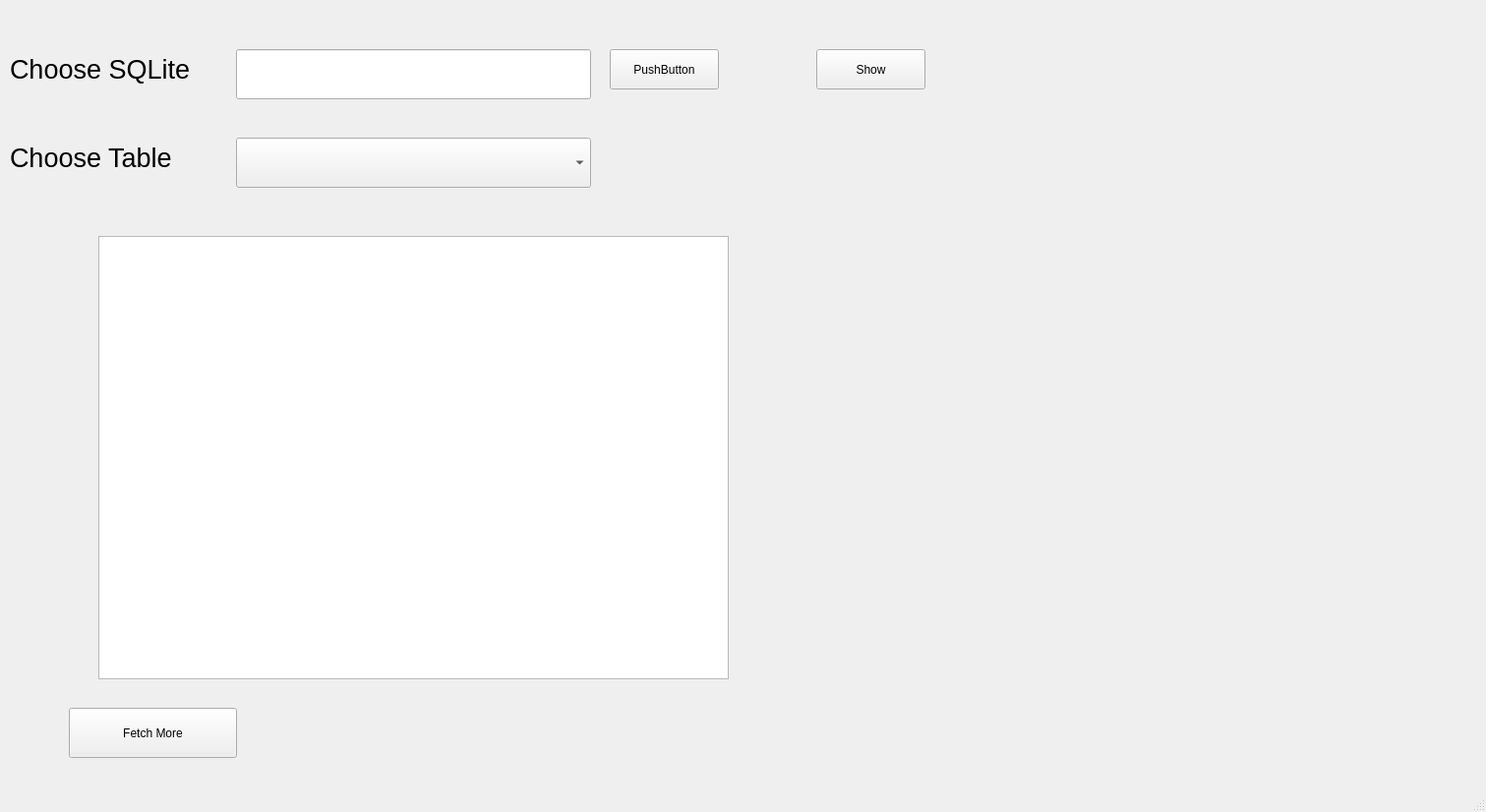
<?xml version="1.0" encoding="UTF-8"?>
<ui version="4.0">
 <class>MainWindow</class>
 <widget class="QMainWindow" name="MainWindow">
  <property name="geometry">
   <rect>
    <x>0</x>
    <y>0</y>
    <width>1511</width>
    <height>826</height>
   </rect>
  </property>
  <property name="windowTitle">
   <string>MainWindow</string>
  </property>
  <widget class="QWidget" name="centralwidget">
   <widget class="QLineEdit" name="lineEditSQLite">
    <property name="geometry">
     <rect>
      <x>240</x>
      <y>50</y>
      <width>361</width>
      <height>51</height>
     </rect>
    </property>
   </widget>
   <widget class="QLabel" name="label">
    <property name="geometry">
     <rect>
      <x>10</x>
      <y>30</y>
      <width>241</width>
      <height>81</height>
     </rect>
    </property>
    <property name="font">
     <font>
      <pointsize>20</pointsize>
     </font>
    </property>
    <property name="text">
     <string>Choose SQLite</string>
    </property>
   </widget>
   <widget class="QLabel" name="label_2">
    <property name="geometry">
     <rect>
      <x>10</x>
      <y>120</y>
      <width>241</width>
      <height>81</height>
     </rect>
    </property>
    <property name="font">
     <font>
      <pointsize>20</pointsize>
     </font>
    </property>
    <property name="text">
     <string>Choose Table</string>
    </property>
   </widget>
   <widget class="QComboBox" name="cboTable">
    <property name="geometry">
     <rect>
      <x>240</x>
      <y>140</y>
      <width>361</width>
      <height>51</height>
     </rect>
    </property>
   </widget>
   <widget class="QTableWidget" name="tableWidget">
    <property name="geometry">
     <rect>
      <x>100</x>
      <y>240</y>
      <width>641</width>
      <height>451</height>
     </rect>
    </property>
   </widget>
   <widget class="QPushButton" name="pushButtonPickSQLite">
    <property name="geometry">
     <rect>
      <x>620</x>
      <y>50</y>
      <width>111</width>
      <height>41</height>
     </rect>
    </property>
    <property name="text">
     <string>PushButton</string>
    </property>
   </widget>
   <widget class="QPushButton" name="pushFetchMore">
    <property name="geometry">
     <rect>
      <x>70</x>
      <y>720</y>
      <width>171</width>
      <height>51</height>
     </rect>
    </property>
    <property name="text">
     <string>Fetch More</string>
    </property>
   </widget>
   <widget class="QWidget" name="verticalLayoutWidget">
    <property name="geometry">
     <rect>
      <x>860</x>
      <y>240</y>
      <width>561</width>
      <height>431</height>
     </rect>
    </property>
    <layout class="QVBoxLayout" name="verticalLayout"/>
   </widget>
   <widget class="QPushButton" name="pushButtonShow">
    <property name="geometry">
     <rect>
      <x>830</x>
      <y>50</y>
      <width>111</width>
      <height>41</height>
     </rect>
    </property>
    <property name="text">
     <string>Show</string>
    </property>
   </widget>
  </widget>
  <widget class="QMenuBar" name="menubar">
   <property name="geometry">
    <rect>
     <x>0</x>
     <y>0</y>
     <width>1511</width>
     <height>26</height>
    </rect>
   </property>
  </widget>
  <widget class="QStatusBar" name="statusbar"/>
 </widget>
 <resources/>
 <connections/>
</ui>
